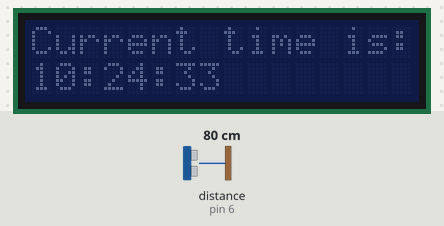
The sketch below on a simulated Arduino Uno, built with avr-gcc and run on an emulated ATmega328P. Shown: 16×2 character LCD. Wiring (inferred from the names in the program): ultrasonic range finder: trigger pin 7; echo pin 6. Inputs (shaded band) come from the test bench; at power-on: distance to the obstacle (sensor on pin 6) 80 cm. The echo pulse lasts 58.3 µs per cm; the local clock reads 2024-03-15 10:24:30 at power-on unless the sketch sets it.

Above: at 3.2 s.
3.3 s: distance to the obstacle (sensor on pin 6) set to 2 cm
At 4.8 s:
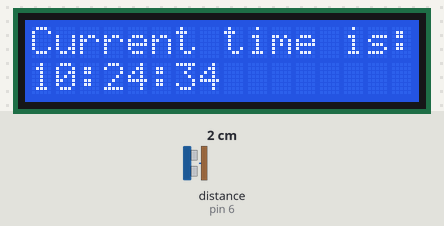
6.3 s: distance to the obstacle (sensor on pin 6) set to 35 cm
At 7.3 s:
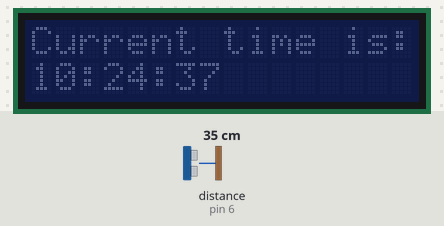
8.5 s: distance to the obstacle (sensor on pin 6) set to 4 cm
At 9.8 s:
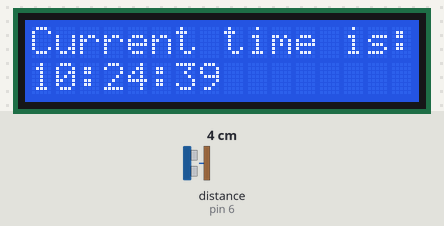
Timing chart, 0 to 11.5 s (numbered marks = the images above; inputs shaded):
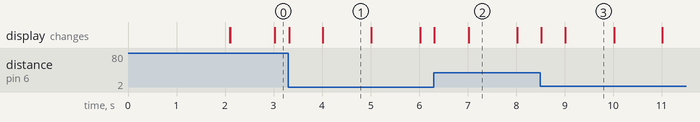

Measured:
- after the input at 3.3 s, the display: first changes at once (image 1 shows a later state)
- after the input at 6.3 s, the display: first changes at once (image 2 shows a later state)
- after the input at 8.5 s, the display: first changes at once (image 3 shows a later state)
- what the display in image 1 shows lasts 1.0 s, from 4.0 s to 5.0 s

The sketch:

clock.ino
```cpp
/*
  Project Name:	clock
  Developer:	Eric Klein Jr. (temp2@ericklein.com)
  Description:	template for clock projects

  See README.md for target information, revision history, feature requests, etc.
*/

// Conditional (hardware functionality)
// #define displayVFD
#define displayLCD
//#define buttonEnabled
//#define DEBUG 			// debug messages to serial port

#ifdef displayLCD
	#define EXT_DEBUG	// debug messages to external LCD display
#endif

// time library initialization
#include <TimeLib.h>
#include <Wire.h>
#include <DS1307RTC.h> // Works with DS3231 as well

//Hardware setup
//buttons
#ifdef buttonEnabled
	#include "buttonhandler.h"
	#define pushButtonHourPin		12
	#define pushButtonMinutePin		11
	#define longButtonPressDelay	3000
	enum { BTN_NOPRESS = 0, BTN_SHORTPRESS, BTN_LONGPRESS };
	ButtonHandler buttonHour(pushButtonHourPin, longButtonPressDelay);
	ButtonHandler buttonMinute(pushButtonMinutePin, longButtonPressDelay);
#endif

// ultrasound
#define triggerPin 7
#define echoPin 6
const byte triggerDistance = 20;  // Distance in cm to toggle LCD backlight

#ifdef displayVFD
	#include "VFDTube.h"
	#define DINPin  8
	#define OEPin   9 //PWM output
	#define STCPPin 10
	#define SHCPPin 11
	#define tubeCount 6
	VFDTube tube(DINPin, OEPin, STCPPin, SHCPPin, tubeCount);
	tube.setBrightness(0x4b); // set brightness, range 0x00 - 0xff [0-255]
#else
	// LCD display
	#include <Adafruit_LiquidCrystal.h>
	#define lcdRows   2
	#define lcdColumns 16
	Adafruit_LiquidCrystal lcd(0); //i2c connection, default address #0 (A0-A2 not jumpered)
#endif

void setup()
{
	#ifdef DEBUG
		Serial.begin(115200);
		while (!Serial)
	  	{
	    	delay(1);
	  	}
	#endif

	//Setup ultrasonic sensor
	pinMode(triggerPin, OUTPUT);
	pinMode(echoPin, INPUT);

  	//Setup push buttons
	#ifdef buttonEnabled
		buttonHour.init();
		buttonMinute.init();
  	#endif

	// make sure the RTC has been set previously
	setSyncProvider(RTC.get);
  	if (timeStatus() != timeSet)
  	// Issues 070720: check that elapsed t isn't near zero, aka RTC is awake but isn't set
  	{
		setTime(23,14,00,07,7,2020); //values in the order hr,min,sec,day,month,year
		RTC.set(now());
		#ifdef DEBUG
    		Serial.println("Unable to sync with RTC, time was set via code default");
    	#endif
    	#ifdef EXT_DEBUG
      		displayLCDMessage(0, "Time set in code");
    	#endif
	}
  	else
    {
		#ifdef DEBUG
    		Serial.println("Time provided via RTC");
    	#endif
    	#ifdef EXT_DEBUG
      		displayLCDMessage(0, "RTC set time");
      		delay(2000);
    	#endif
	}

// Prepare LCD
#ifdef displayLCD
	lcd.begin(lcdColumns, lcdRows);
	displayLCDMessage(0,"Current time is:");
#endif
}

void loop()
{
  #ifdef buttonEnabled
  	adjustTime();
  #endif
  //if (timeStatus() == timeSet)
  if (timeSet)
  {
    displayClock();
    toggleBacklight(readDistance());
  }
  else
  {
  	#ifdef DEBUG
		Serial.println("RTC is either waiting to sync or a serious hardware issue has emerged");
	#endif
	#ifdef EXT_DEBUG
  		displayLCDMessage(1, "RTC wait to sync");
	#endif
  }
}

int readDistance ()
{
    // Returns distance from sensor in centimeters
	long duration;
	int  cm;

	// ultrasonic sensor read
	// clears the triggerPin
	digitalWrite(triggerPin, LOW);
	delayMicroseconds(2);
	// Sets the triggerPin on HIGH state for 10 microseconds
	digitalWrite(triggerPin, HIGH);
	delayMicroseconds(10);
	digitalWrite(triggerPin, LOW);
	// Reads the echoPin, returns the sound wave travel time in microseconds
	duration = pulseIn(echoPin, HIGH);
	// Distance = (Speed of sound * Time delay) / 2
	// the speed of sound is 343.4 m/s or 0.0343 cm/microsecond to the Temperature of 20°C.
	// inches = (duration/2) / 741;
	cm = duration / 58;
	#ifdef DEBUG
		Serial.print("Distance to object is ");
		Serial.print(cm);
		Serial.println(" cm");
	#endif
	return (cm);
}

void toggleBacklight (int distance)
{
  // Clock display is made visible if object is close enough to clock
  if (distance < triggerDistance)
  {
	#ifdef displayVFD
		tube.setBrightness(0xd0); // set brightness, range 0x00 - 0xff [0-255]
	#else
		lcd.setBacklight(HIGH);
	#endif
	#ifdef DEBUG
	Serial.println("Backlight activated");
	#endif
  }
  else
  {
	#ifdef displayVFD
		tube.setBrightness(0x4b); // set brightness, range 0x00 - 0xff [0-255]
	#else
		lcd.setBacklight(LOW);
	#endif
	#ifdef DEBUG
	Serial.println("Backlight de-activated");
	#endif
  }
}

void displayClock()
{
	char timebuffer[9];
	sprintf(timebuffer, "%02d:%02d:%02d", hour(), minute(), second());

	#ifdef displayVFD
		tube.clear();
		tube.printf("%02d%02d%02d", hour(), minute(), second());
		tube.display();
	#else
		lcd.setCursor(0, 1); // column 0, line 1. line 1 is the second row, since counting begins with 0
		lcd.print(timebuffer);
	#endif
}

#ifdef buttonEnabled
void adjustTime()
// Manually update time via user input
{
	int newHour = hour();
	int newMinute = minute();
	switch (buttonHour.handle())
	{
		case BTN_SHORTPRESS:
		//Debug text
			#ifdef DEBUG
				Serial.println("hour button short press");
			#endif
			if (newHour == 23)
				newHour = 0;
			else newHour++;
			setTime(newHour,minute(), second(), day(), month(), year());
			if (RTC.chipPresent())
				RTC.set(now());
			else
				#ifdef DEBUG
					Serial.println("unable to set RTC time");
				#endif
		break;
		case BTN_LONGPRESS:
			#ifdef DEBUG
				Serial.println("hour button long press");
			#endif
		break;
	}
	switch (buttonMinute.handle())
	{
		case BTN_SHORTPRESS:
			#ifdef DEBUG
				Serial.println("minute button short press");
			#endif
			if (newMinute == 59)
				newMinute = 0;
			else newMinute++;
	    	setTime(hour(),newMinute, second(), day(), month(), year());
			if (RTC.chipPresent())
				RTC.set(now());
			else
	  			#ifdef DEBUG
					Serial.println("unable to set RTC time");
				#endif
		break;
		case BTN_LONGPRESS:
			#ifdef DEBUG
				Serial.println("minute button long press");
			#endif
		break;
	}
}
#endif

#ifdef EXT_DEBUG
  void displayLCDMessage(int row, String message)
  // first row is zero
  {
    lcd.setCursor(0, row);
    lcd.print(message);
  }
#endif
```
